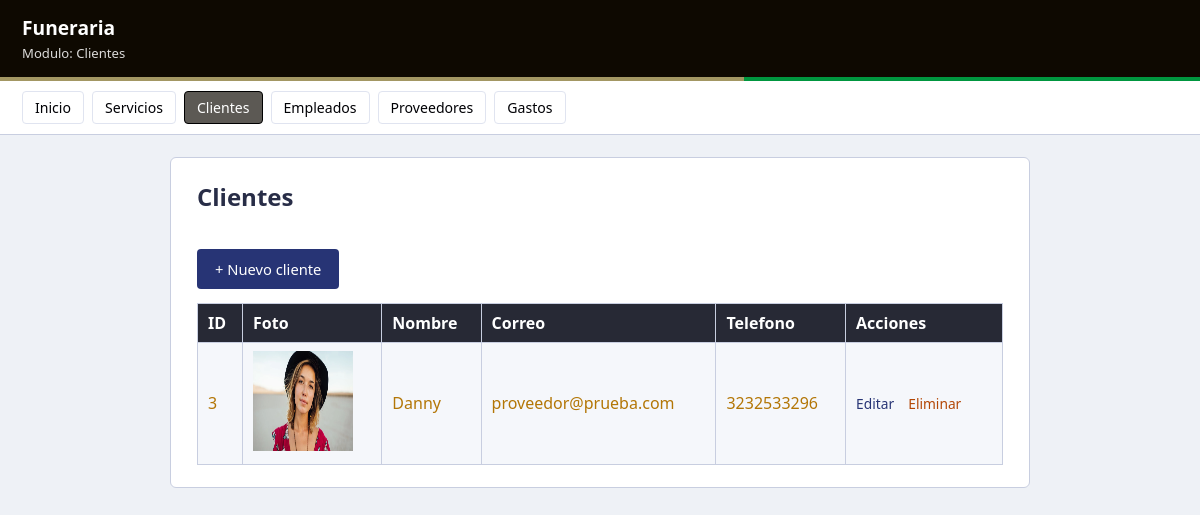
The app's page /clientes/index.php with its own data.
### tables this page shows
CREATE TABLE clientes (
  id       INTEGER PRIMARY KEY AUTOINCREMENT,
  nombre   TEXT NOT NULL,
  correo   TEXT NOT NULL,
  telefono TEXT,
  foto   TEXT
);

### clientes/index.php (the view, shortened to what this page needs)
<?php
require '../config.php';
$filas = $pdo->query("SELECT * FROM clientes ORDER BY id DESC")->fetchAll(PDO::FETCH_ASSOC);
?>
<!DOCTYPE html>
<html lang="es">
<head><meta charset="utf-8"><title>Clientes</title>
<link rel="stylesheet" href="../css/estilos.css"></head>
<body>
  <div class="barra"><h1> Funeraria</h1><span>Modulo: Clientes</span></div>
  <div class="franja"></div>
  <div class="menu">
    <a href="../index.php">Inicio</a>
    <a href="../servicios/index.php">Servicios</a>
    <a href="../clientes/index.php" class="activo">Clientes</a>
    <a href="../empleados/index.php">Empleados</a>
    <a href="../proveedores/index.php">Proveedores</a>
    <a href="../gastos/index.php">Gastos</a>
  </div>
  <div class="contenedor">
    <h2>Clientes</h2>
    <a class="boton boton-azul" href="crear.php">+ Nuevo cliente</a>
    <table>
      <tr><th>ID</th><th>Foto</th><th>Nombre</th><th>Correo</th><th>Telefono</th><th>Acciones</th></tr>
      <?php foreach ($filas as $r): ?>
        <tr>
          <td><?php echo $r['id']; ?></td>
          <td>
            <img src=<?php echo htmlspecialchars($r['foto']); ?>
                 alt="Foto del cliente"
                 width="100"
                 height="100">
          </td>
          <td><?php echo htmlspecialchars($r['nombre']); ?></td>
          <td><?php echo htmlspecialchars($r['correo']); ?></td>
          <td><?php echo htmlspecialchars($r['telefono']); ?></td>
          <td class="acciones">
            <a href="editar.php?id=<?php echo $r['id']; ?>">Editar</a>
            <a class="borrar" href="eliminar.php?id=<?php echo $r['id']; ?>"
               onclick="return confirm('Eliminar este cliente?');">Eliminar</a>
          </td>
        </tr>
      <?php endforeach; ?>
    </table>
  </div>
</body>
</html>

### css/estilos.css (style rules this page uses)
* { box-sizing: border-box; }
body { font-family: "Segoe UI", Arial, sans-serif; background: #eef1f6; color: #b37606; margin: 0; }
.barra { background: #0e0901; color: #fff; padding: 14px 22px; }
.barra h1 { margin: 0; font-size: 1.2rem; }
.barra span { font-size: .82rem; opacity: .85; }
.franja { height: 4px; background: linear-gradient(90deg, #a39763 0 62%, #00963f 62% 100%); }
.menu { background: #fff; border-bottom: 1px solid #c8cee0; padding: 10px 22px; display: flex; gap: 8px; flex-wrap: wrap; }
.menu a { color: #000105; text-decoration: none; font-size: .88rem; padding: 6px 12px; border-radius: 4px; border: 1px solid #e0e4f0; }
.menu a.activo { background: #5c5954; color: #fff; border-color: #000000; }
.contenedor { max-width: 860px; margin: 22px auto; background: #fff; padding: 22px 26px; border-radius: 6px; border: 1px solid #c8cee0; }
h2 { color: #282d47; margin-top: 0; }
table { width: 100%; border-collapse: collapse; margin-top: 14px; }
th, td { border: 1px solid #c8cee0; padding: 8px 10px; text-align: left; }
th { background: #272935; color: #fff; font-weight: 600; }
tr:nth-child(even) td { background: #f5f7fb; }
.boton, button { display: inline-block; margin-top: 16px; padding: 10px 18px; background: #00963f; color: #fff; border: 0; border-radius: 4px; text-decoration: none; font-size: .92rem; cursor: pointer; }
.boton-azul { background: #273475; }
.acciones a { margin-right: 10px; font-size: .86rem; color: #273475; text-decoration: none; }
.acciones a.borrar { color: #b34706; }

### records on screen
clientes: id "3", foto (picture), nombre "Danny", correo "proveedor@prueba.com", telefono "3232533296"
